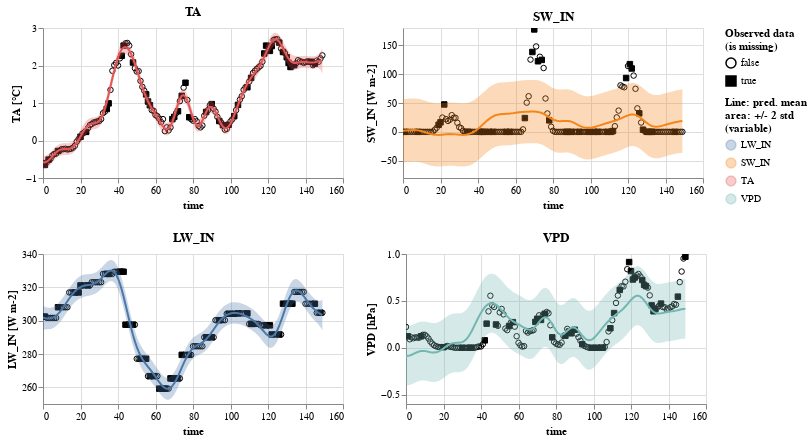

The cell this chart's notebook holds for it:
### Code cell
results["rand2"].display_results()

### Figure 1 — Vega-Lite specification as saved in the notebook (floating-point values rounded to 4 significant figures; data arrays with more than 128 entries replaced by an {"elided": "..."} marker saying what was removed)
{"config": {"view": {"continuousWidth": 400, "continuousHeight": 300}}, "vconcat": [{"hconcat": [{"layer": [{"data": {"name": "data-4444305ed2dd5fb34d6ea715918f0433"}, "mark": {"type": "point", "color": "black", "fillOpacity": 1, "strokeWidth": 1}, "encoding": {"fill": {"field": "is_missing", "legend": {"title": ["Observed data", "(is missing)"]}, "scale": {"range": ["#ffffff00", "black"]}, "type": "nominal"}, "shape": {"field": "is_missing", "type": "nominal"}, "x": {"field": "time", "type": "quantitative"}, "y": {"field": "value", "scale": {"zero": false}, "title": "TA [°C]", "type": "quantitative"}}}, {"layer": [{"mark": "errorband", "encoding": {"color": {"field": "variable", "legend": {"title": ["Line: pred. mean", "area: +/- 2 std", "(variable)"]}, "type": "nominal"}, "tooltip": [{"field": "std", "format": ".4", "type": "quantitative"}, {"field": "mean", "format": ".4", "type": "quantitative"}], "x": {"field": "time", "type": "quantitative"}, "y": {"field": "err_low", "scale": {"zero": false}, "title": "TA [°C]", "type": "quantitative"}, "y2": {"field": "err_high"}}, "height": 150, "transform": [{"calculate": "datum.mean - 2 * datum.std", "as": "err_low"}, {"calculate": "datum.mean + 2 * datum.std", "as": "err_high"}], "width": 300}, {"mark": "line", "encoding": {"color": {"field": "variable", "type": "nominal"}, "x": {"field": "time", "type": "quantitative"}, "y": {"field": "mean", "scale": {"zero": false}, "title": "TA [°C]", "type": "quantitative"}}, "selection": {"selector006": {"type": "interval", "bind": "scales", "encodings": ["x"]}}, "title": "TA"}], "data": {"name": "data-bc0dce537f4647935857006a5aee6263"}}]}, {"layer": [{"data": {"name": "data-208d0b466b3e77f592197092974c820e"}, "mark": {"type": "point", "color": "black", "fillOpacity": 1, "strokeWidth": 1}, "encoding": {"fill": {"field": "is_missing", "legend": {"title": ["Observed data", "(is missing)"]}, "scale": {"range": ["#ffffff00", "black"]}, "type": "nominal"}, "shape": {"field": "is_missing", "type": "nominal"}, "x": {"field": "time", "type": "quantitative"}, "y": {"field": "value", "scale": {"zero": false}, "title": "SW_IN [W m-2]", "type": "quantitative"}}}, {"layer": [{"mark": "errorband", "encoding": {"color": {"field": "variable", "legend": {"title": ["Line: pred. mean", "area: +/- 2 std", "(variable)"]}, "type": "nominal"}, "tooltip": [{"field": "std", "format": ".4", "type": "quantitative"}, {"field": "mean", "format": ".4", "type": "quantitative"}], "x": {"field": "time", "type": "quantitative"}, "y": {"field": "err_low", "scale": {"zero": false}, "title": "SW_IN [W m-2]", "type": "quantitative"}, "y2": {"field": "err_high"}}, "height": 150, "transform": [{"calculate": "datum.mean - 2 * datum.std", "as": "err_low"}, {"calculate": "datum.mean + 2 * datum.std", "as": "err_high"}], "width": 300}, {"mark": "line", "encoding": {"color": {"field": "variable", "type": "nominal"}, "x": {"field": "time", "type": "quantitative"}, "y": {"field": "mean", "scale": {"zero": false}, "title": "SW_IN [W m-2]", "type": "quantitative"}}, "selection": {"selector006": {"type": "interval", "bind": "scales", "encodings": ["x"]}}, "title": "SW_IN"}], "data": {"name": "data-a62239911a3fdb17840152986e71a3aa"}}]}]}, {"hconcat": [{"layer": [{"data": {"name": "data-f3902519fdae8ed84935978a4731e92a"}, "mark": {"type": "point", "color": "black", "fillOpacity": 1, "strokeWidth": 1}, "encoding": {"fill": {"field": "is_missing", "legend": {"title": ["Observed data", "(is missing)"]}, "scale": {"range": ["#ffffff00", "black"]}, "type": "nominal"}, "shape": {"field": "is_missing", "type": "nominal"}, "x": {"field": "time", "type": "quantitative"}, "y": {"field": "value", "scale": {"zero": false}, "title": "LW_IN [W m-2]", "type": "quantitative"}}}, {"layer": [{"mark": "errorband", "encoding": {"color": {"field": "variable", "legend": {"title": ["Line: pred. mean", "area: +/- 2 std", "(variable)"]}, "type": "nominal"}, "tooltip": [{"field": "std", "format": ".4", "type": "quantitative"}, {"field": "mean", "format": ".4", "type": "quantitative"}], "x": {"field": "time", "type": "quantitative"}, "y": {"field": "err_low", "scale": {"zero": false}, "title": "LW_IN [W m-2]", "type": "quantitative"}, "y2": {"field": "err_high"}}, "height": 150, "transform": [{"calculate": "datum.mean - 2 * datum.std", "as": "err_low"}, {"calculate": "datum.mean + 2 * datum.std", "as": "err_high"}], "width": 300}, {"mark": "line", "encoding": {"color": {"field": "variable", "type": "nominal"}, "x": {"field": "time", "type": "quantitative"}, "y": {"field": "mean", "scale": {"zero": false}, "title": "LW_IN [W m-2]", "type": "quantitative"}}, "selection": {"selector006": {"type": "interval", "bind": "scales", "encodings": ["x"]}}, "title": "LW_IN"}], "data": {"name": "data-16a67067e3e80eb5d023c09659a7b790"}}]}, {"layer": [{"data": {"name": "data-e2b44019a2b9c76e9e0ce01b3510c6cf"}, "mark": {"type": "point", "color": "black", "fillOpacity": 1, "strokeWidth": 1}, "encoding": {"fill": {"field": "is_missing", "legend": {"title": ["Observed data", "(is missing)"]}, "scale": {"range": ["#ffffff00", "black"]}, "type": "nominal"}, "shape": {"field": "is_missing", "type": "nominal"}, "x": {"field": "time", "type": "quantitative"}, "y": {"field": "value", "scale": {"zero": false}, "title": "VPD [hPa]", "type": "quantitative"}}}, {"layer": [{"mark": "errorband", "encoding": {"color": {"field": "variable", "legend": {"title": ["Line: pred. mean", "area: +/- 2 std", "(variable)"]}, "type": "nominal"}, "tooltip": [{"field": "std", "format": ".4", "type": "quantitative"}, {"field": "mean", "format": ".4", "type": "quantitative"}], "x": {"field": "time", "type": "quantitative"}, "y": {"field": "err_low", "scale": {"zero": false}, "title": "VPD [hPa]", "type": "quantitative"}, "y2": {"field": "err_high"}}, "height": 150, "transform": [{"calculate": "datum.mean - 2 * datum.std", "as": "err_low"}, {"calculate": "datum.mean + 2 * datum.std", "as": "err_high"}], "width": 300}, {"mark": "line", "encoding": {"color": {"field": "variable", "type": "nominal"}, "x": {"field": "time", "type": "quantitative"}, "y": {"field": "mean", "scale": {"zero": false}, "title": "VPD [hPa]", "type": "quantitative"}}, "selection": {"selector006": {"type": "interval", "bind": "scales", "encodings": ["x"]}}, "title": "VPD"}], "data": {"name": "data-b1f3956614cc7a7fabc1ce000da064b8"}}]}]}, {"hconcat": []}, {"hconcat": []}, {"hconcat": []}, {"hconcat": []}, {"hconcat": []}, {"hconcat": []}, {"hconcat": []}, {"hconcat": []}, {"hconcat": []}, {"hconcat": []}, {"hconcat": []}, {"hconcat": []}, {"hconcat": []}, {"hconcat": []}, {"hconcat": []}, {"hconcat": []}, {"hconcat": []}, {"hconcat": []}, {"hconcat": []}, {"hconcat": []}, {"hconcat": []}, {"hconcat": []}, {"hconcat": []}, {"hconcat": []}, {"hconcat": []}, {"hconcat": []}, {"hconcat": []}, {"hconcat": []}, {"hconcat": []}, {"hconcat": []}, {"hconcat": []}, {"hconcat": []}, {"hconcat": []}, {"hconcat": []}, {"hconcat": []}, {"hconcat": []}, {"hconcat": []}, {"hconcat": []}, {"hconcat": []}, {"hconcat": []}, {"hconcat": []}, {"hconcat": []}, {"hconcat": []}, {"hconcat": []}, {"hconcat": []}, {"hconcat": []}, {"hconcat": []}, {"hconcat": []}, {"hconcat": []}, {"hconcat": []}, {"hconcat": []}, {"hconcat": []}, {"hconcat": []}, {"hconcat": []}, {"hconcat": []}, {"hconcat": []}, {"hconcat": []}, {"hconcat": []}, {"hconcat": []}, {"hconcat": []}, {"hconcat": []}, {"hconcat": []}, {"hconcat": []}, {"hconcat": []}, {"hconcat": []}, {"hconcat": []}, {"hconcat": []}, {"hconcat": []}, {"hconcat": []}, {"hconcat": []}, {"hconcat": []}, {"hconcat": []}, {"hconcat": []}, {"hconcat": []}, {"hconcat": []}, {"hconcat": []}, {"hconcat": []}, {"hconcat": []}, {"hconcat": []}, {"hconcat": []}, {"hconcat": []}, {"hconcat": []}, {"hconcat": []}, {"hconcat": []}, {"hconcat": []}, {"hconcat": []}, {"hconcat": []}, {"hconcat": []}, {"hconcat": []}, {"hconcat": []}, {"hconcat": []}, {"hconcat": []}, {"hconcat": []}, {"hconcat": []}, {"hconcat": []}, {"hconcat": []}, {"hconcat": []}, {"hconcat": []}, {"hconcat": []}, {"hconcat": []}, {"hconcat": []}, {"hconcat": []}, {"hconcat": []}, {"hconcat": []}, {"hconcat": []}, {"hconcat": []}, {"hconcat": []}, {"hconcat": []}, {"hconcat": []}, {"hconcat": []}, {"hconcat": []}, {"hconcat": []}, {"hconcat": []}, {"hconcat": []}, {"hconcat": []}, {"hconcat": []}, {"hconcat": []}, {"hconcat": []}, {"hconcat": []}, {"hconcat": []}, {"hconcat": []}, {"hconcat": []}, {"hconcat": []}, {"hconcat": []}, {"hconcat": []}, {"hconcat": []}, {"hconcat": []}, {"hconcat": []}, {"hconcat": []}, {"hconcat": []}, {"hconcat": []}, {"hconcat": []}, {"hconcat": []}, {"hconcat": []}, {"hconcat": []}, {"hconcat": []}, {"hconcat": []}, {"hconcat": []}, {"hconcat": []}, {"hconcat": []}, {"hconcat": []}, {"hconcat": []}, {"hconcat": []}, {"hconcat": []}, {"hconcat": []}, {"hconcat": []}, {"hconcat": []}, {"hconcat": []}, {"hconcat": []}, {"hconcat": []}, {"hconcat": []}, {"hconcat": []}, {"hconcat": []}, {"hconcat": []}, {"hconcat": []}, {"hconcat": []}, {"hconcat": []}, {"hconcat": []}, {"hconcat": []}, {"hconcat": []}, {"hconcat": []}, {"hconcat": []}, {"hconcat": []}, {"hconcat": []}, {"hconcat": []}, {"hconcat": []}, {"hconcat": []}, {"hconcat": []}, {"hconcat": []}, {"hconcat": []}, {"hconcat": []}, {"hconcat": []}, {"hconcat": []}, {"hconcat": []}, {"hconcat": []}, {"hconcat": []}, {"hconcat": []}, {"hconcat": []}, {"hconcat": []}, {"hconcat": []}, {"hconcat": []}, {"hconcat": []}, {"hconcat": []}, {"hconcat": []}, {"hconcat": []}, {"hconcat": []}, {"hconcat": []}, {"hconcat": []}, {"hconcat": []}, {"hconcat": []}, {"hconcat": []}, {"hconcat": []}, {"hconcat": []}, {"hconcat": []}, {"hconcat": []}, {"hconcat": []}, {"hconcat": []}, {"hconcat": []}, {"hconcat": []}, {"hconcat": []}, {"hconcat": []}, {"hconcat": []}, {"hconcat": []}, {"hconcat": []}, {"hconcat": []}, {"hconcat": []}, {"hconcat": []}, {"hconcat": []}, {"hconcat": []}, {"hconcat": []}, {"hconcat": []}, {"hconcat": []}, {"hconcat": []}, {"hconcat": []}, {"hconcat": []}, {"hconcat": []}, {"hconcat": []}, {"hconcat": []}, {"hconcat": []}, {"hconcat": []}, {"hconcat": []}, {"hconcat": []}, {"hconcat": []}, {"hconcat": []}, {"hconcat": []}, {"hconcat": []}, {"hconcat": []}, {"hconcat": []}, {"hconcat": []}, {"hconcat": []}, {"hconcat": []}, {"hconcat": []}, {"hconcat": []}, {"hconcat": []}, {"hconcat": []}, {"hconcat": []}, {"hconcat": []}, {"hconcat": []}, {"hconcat": []}, {"hconcat": []}, {"hconcat": []}, {"hconcat": []}, {"hconcat": []}, {"hconcat": []}, {"hconcat": []}, {"hconcat": []}, {"hconcat": []}, {"hconcat": []}, {"hconcat": []}, {"hconcat": []}, {"hconcat": []}, {"hconcat": []}, {"hconcat": []}, {"hconcat": []}, {"hconcat": []}, {"hconcat": []}, {"hconcat": []}, {"hconcat": []}, {"hconcat": []}, {"hconcat": []}, {"hconcat": []}, {"hconcat": []}, {"hconcat": []}, {"hconcat": []}, {"hconcat": []}, {"hconcat": []}, {"hconcat": []}, {"hconcat": []}, {"hconcat": []}, {"hconcat": []}, {"hconcat": []}, {"hconcat": []}, {"hconcat": []}, {"hconcat": []}, {"hconcat": []}, {"hconcat": []}, {"hconcat": []}, {"hconcat": []}, {"hconcat": []}, {"hconcat": []}, {"hconcat": []}, {"hconcat": []}, {"hconcat": []}, {"hconcat": []}, {"hconcat": []}, {"hconcat": []}, {"hconcat": []}, {"hconcat": []}, {"hconcat": []}, {"hconcat": []}, {"hconcat": []}, {"hconcat": []}, {"hconcat": []}, {"hconcat": []}, {"hconcat": []}, {"hconcat": []}, {"hconcat": []}, {"hconcat": []}], "$schema": "https://vega.github.io/schema/vega-lite/v4.17.0.json", "datasets": {"data-4444305ed2dd5fb34d6ea715918f0433": {"elided": "150 records"}, "data-bc0dce537f4647935857006a5aee6263": {"elided": "150 records"}, "data-208d0b466b3e77f592197092974c820e": {"elided": "150 records"}, "data-a62239911a3fdb17840152986e71a3aa": {"elided": "150 records"}, "data-f3902519fdae8ed84935978a4731e92a": {"elided": "150 records"}, "data-16a67067e3e80eb5d023c09659a7b790": {"elided": "150 records"}, "data-e2b44019a2b9c76e9e0ce01b3510c6cf": {"elided": "150 records"}, "data-b1f3956614cc7a7fabc1ce000da064b8": {"elided": "150 records"}}}
